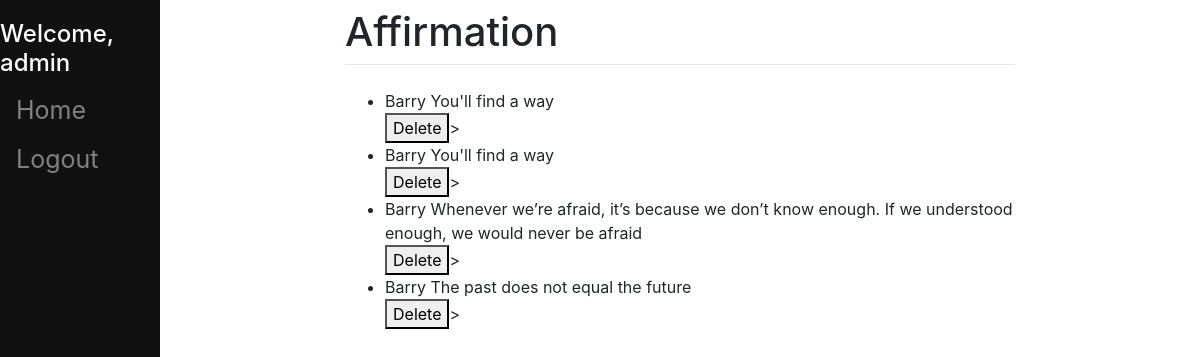
/affirmation_save/ (signed in), run on the app's committed database.
### affirmation/models.py (models this page shows, shortened)
class Affirmation(models.Model):
    name = models.CharField(max_length=200)
    user = models.ForeignKey(User, on_delete=models.PROTECT,
                              help_text="The user that posted this article.")

### affirmation/views.py (the view)
# urls.py: path('affirmation_save/',views.AffirmationSave, name='affirmation_save'),
def AffirmationSave(request):
    if request.POST:
        form = request.POST.get("affirmation")
        user = request.user
        if user is not None:
            model = Affirmation()
            model.name= form
            model.user = user
            model.save()
        else:
            pass
    else:
        pass
    context={
        "data": Affirmation.objects.all()
    }
    return render(request,"affirmation/affirmation_save.html",context)

### affirmation/templates/affirmation/affirmation_save.html (shortened to what this page needs)
{% extends 'index.html' %}
{%block content%}
{%if user.is_authenticated %}
<ul>
{%for affirmation in data%}
<li>
        {{affirmation.user}}
        {{affirmation.name}}
        <br>
<form action="{%url 'delete_affirmation' affirmation.id %}" method='POST'>
       <button type="submit">Delete</button>>
</form>
</li>
{%endfor%}
</ul>
{%endif%}
{%endblock%}

### templates/index.html (shortened to what this page needs)
<!DOCTYPE html>
<html lang="en">
<head>
    <link rel="stylesheet" href="https://stackpath.bootstrapcdn.com/bootstrap/4.1.3/css/bootstrap.min.css">
</head>
<body>
  <div class="sidenav">
        {%if user.is_authenticated %}
        <h4 class='text-white'>Welcome, {{user}} </h4>
        <a href="{%url 'affirmation_home' %}">Home</a>
        <a href="{%url 'logout' %}">Logout</a>
        {%else%}
        <a href="{% url 'login' %}">Login</a>
        <a href="{% url 'signup' %}">signup</a>
        {%endif%}
  </div>
  <div class="main">
    <div class="row justify-content-center">
      <div class="col-8">
        <h1 class="mt-2">Affirmation</h1>
        <hr class="mt-0 mb-4">
        {% block content %}
        {% endblock %}
      </div>
    </div>
  </div>
</body>
</html>

### templates/index.html (style rules this page uses)
.sidenav { height: 100%; width: 160px; position: fixed; z-index: 1; top: 0; left: 0; background-color: #111; overflow-x: hidden; padding-top: 20px; }
.sidenav a { padding: 6px 8px 6px 16px; text-decoration: none; font-size: 25px; color: #818181; display: block; }
.main { margin-left: 160px; padding: 0px 10px; }

### data on the page
Affirmation: user "Barry", name "You'll find a way"
Affirmation: user "Barry", name "You'll find a way"
Affirmation: user "Barry", name "Whenever we’re afraid, it’s because we don’t know enough. If we understood enough, we would never be afraid"
Affirmation: user "Barry", name "The past does not equal the future"

### other printed values
{{ user }} "admin"
